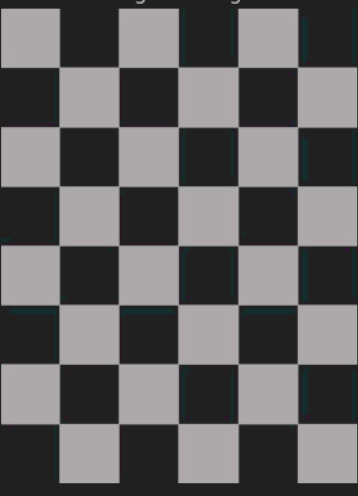
#> input picture images/Chess.png, 358 x 496 px
$ python HarrisFeatures.py
#> lines starting #> are read from the running program, lines starting #| are printed output that depends on the picture
import time
import cv2
import numpy as np

from Core.canny import canny
from Core.imageMode import rgb_to_grayscale
from Core.kernelConvolution import sobel, gaussian_filter

# [179 lines left out: functions window_sum, extractHarrisFeatures, non_max_suppression, distance_based_nms_fast, not called in this run]


def test_harris_features():
    import os
    import cv2

    # Load test image (adjust path as needed)
    img_path = '../images/Chess.png'  # Replace with your image path
    if not os.path.exists(img_path):
        print(f"Image not found at: {img_path}")
        return

    img = cv2.imread(img_path)
#> img is the input picture: shape (496, 358, 3); mean B, G, R 99.3, 98.6, 100
    img = cv2.resize(img, (640, 480))  # Resize for consistency
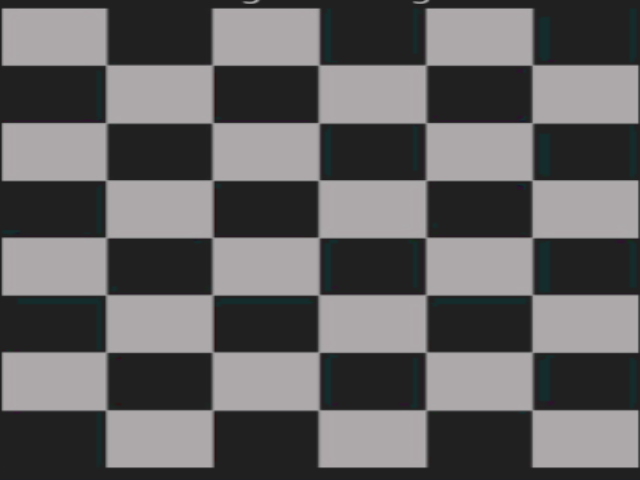
#> img: shape (480, 640, 3); mean B, G, R 99.3, 98.6, 100

    # Run the Harris feature extraction
#> (the run stopped early here; a loop or call above may not have finished)
